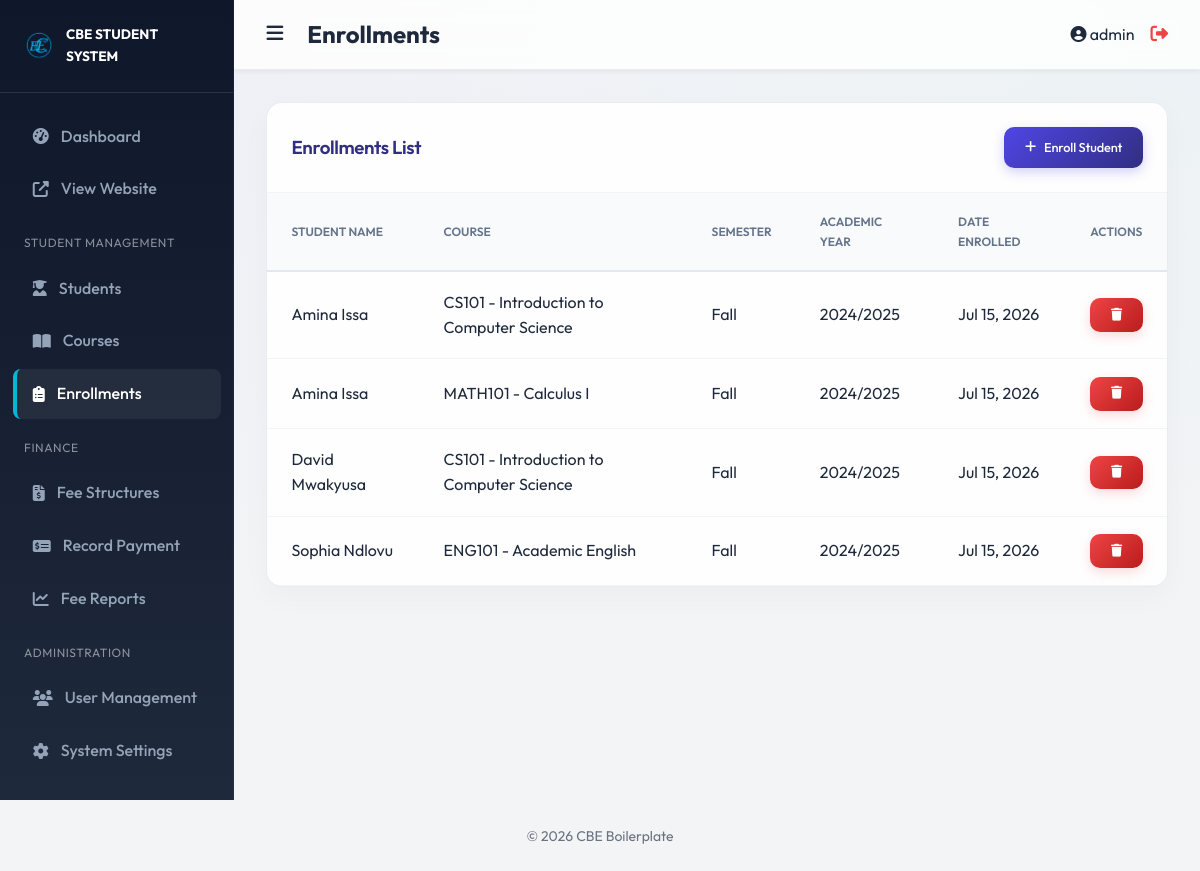
Page /modules/enrollments/list.php (signed in) on the committed database.
### tables this page shows
CREATE TABLE `enrollments` (
  `id` int(11) NOT NULL AUTO_INCREMENT,
  `student_id` int(11) NOT NULL,
  `course_id` int(11) NOT NULL,
  `semester` varchar(50) NOT NULL,
  `academic_year` varchar(20) NOT NULL,
  `enrollment_date` timestamp NOT NULL DEFAULT current_timestamp(),
  PRIMARY KEY (`id`),
  KEY `student_id` (`student_id`),
  KEY `course_id` (`course_id`),
  CONSTRAINT `enrollments_ibfk_1` FOREIGN KEY (`student_id`) REFERENCES `students` (`id`) ON DELETE CASCADE,
  CONSTRAINT `enrollments_ibfk_2` FOREIGN KEY (`course_id`) REFERENCES `courses` (`id`) ON DELETE CASCADE
);

CREATE TABLE `students` (
  `id` int(11) NOT NULL AUTO_INCREMENT,
  `user_id` int(11) DEFAULT NULL,
  `first_name` varchar(100) NOT NULL,
  `last_name` varchar(100) NOT NULL,
  `email` varchar(100) DEFAULT NULL,
  `phone` varchar(50) DEFAULT NULL,
  `date_of_birth` date DEFAULT NULL,
  `enrollment_date` date NOT NULL,
  `status` enum('active','suspended','graduated') DEFAULT 'active',
  `created_at` timestamp NOT NULL DEFAULT current_timestamp(),
  PRIMARY KEY (`id`),
  KEY `user_id` (`user_id`),
  CONSTRAINT `students_ibfk_1` FOREIGN KEY (`user_id`) REFERENCES `users` (`id`) ON DELETE SET NULL
);

CREATE TABLE `courses` (
  `id` int(11) NOT NULL AUTO_INCREMENT,
  `course_code` varchar(20) NOT NULL,
  `course_name` varchar(255) NOT NULL,
  `description` text DEFAULT NULL,
  `credits` int(11) DEFAULT 0,
  `created_at` timestamp NOT NULL DEFAULT current_timestamp(),
  PRIMARY KEY (`id`),
  UNIQUE KEY `course_code` (`course_code`)
);

### config/database.php (called while the page is built, shortened)
<?php
$host = 'localhost';
$db = 'school_db';
$user = 'root';
$pass = '';
$charset = 'utf8mb4';
$dsn = "mysql:host=$host;dbname=$db;charset=$charset";
$options = [
     PDO::ATTR_ERRMODE => PDO::ERRMODE_EXCEPTION,
     PDO::ATTR_DEFAULT_FETCH_MODE => PDO::FETCH_ASSOC,
     PDO::ATTR_EMULATE_PREPARES => false,
];
try {
     $pdo = new PDO($dsn, $user, $pass, $options);
} catch (\PDOException $e) {
     throw new \PDOException($e->getMessage(), (int) $e->getCode());
}
require_once __DIR__ . '/../includes/classes/Enrollment.php';
$enrollmentObj = new Enrollment($pdo);

### includes/classes/Enrollment.php (called while the page is built, shortened)
<?php
class Enrollment {
    private $pdo;
    public function __construct($pdo) {
        $this->pdo = $pdo;
    }
    public function getAll() {
        $sql = "SELECT e.*, s.first_name, s.last_name, c.course_name, c.course_code
                FROM enrollments e
                JOIN students s ON e.student_id = s.id
                JOIN courses c ON e.course_id = c.id
                ORDER BY e.enrollment_date DESC";
        $stmt = $this->pdo->query($sql);
        return $stmt->fetchAll();
    }
}

### public/modules/enrollments/list.php (the view, shortened to what this page needs)
<?php
include __DIR__ . '/../../../includes/header.php';
$enrollments = $enrollmentObj->getAll();
?>
<div class="card">
    <div class="card-header">
        <div style="display: flex; gap: 1rem; align-items: center; flex-wrap: wrap;">
            <h3>Enrollments List</h3>
        </div>
        <a href="add.php" class="btn btn-primary btn-sm" style="width: auto; margin-left: auto;"><i
                class="fas fa-plus"></i> Enroll Student</a>
    </div>
    <div class="table-responsive">
        <table>
            <thead>
                <tr>
                    <th>Student Name</th>
                    <th>Course</th>
                    <th>Semester</th>
                    <th>Academic Year</th>
                    <th>Date Enrolled</th>
                    <th>Actions</th>
                </tr>
            </thead>
            <tbody>
                <?php foreach ($enrollments as $e): ?>
                    <tr>
                        <td>
                            <a href="../students/view.php?id=<?php echo $e['student_id']; ?>">
                                <?php echo htmlspecialchars($e['first_name'] . ' ' . $e['last_name']); ?>
                            </a>
                        </td>
                        <td><?php echo htmlspecialchars($e['course_code'] . ' - ' . $e['course_name']); ?></td>
                        <td><?php echo htmlspecialchars($e['semester']); ?></td>
                        <td><?php echo htmlspecialchars($e['academic_year']); ?></td>
                        <td><?php echo date('M d, Y', strtotime($e['enrollment_date'])); ?></td>
                        <td>
                            <form method="POST" style="display:inline;" onsubmit="return confirm('Remove this enrollment?');">
                                <button type="submit" class="btn btn-danger btn-sm"><i class="fas fa-trash"></i></button>
                            </form>
                        </td>
                    </tr>
                <?php endforeach; ?>
            </tbody>
        </table>
    </div>
</div>
<?php include __DIR__ . '/../../../includes/footer.php'; ?>

### public/assets/css/main.css (style rules this page uses)
* { box-sizing: border-box; margin: 0; padding: 0; }
body { font-family: var(--font_family); background-color: var(--background); color: var(--text); line-height: 1.6; }
a { text-decoration: none; color: inherit; }
.btn { display: inline-block; padding: 0.75rem 1.5rem; border-radius: 6px; border: none; cursor: pointer; font-weight: 600; transition: all 0.3s ease; }
.btn-primary { background-color: var(--primary); color: white; width: 100%; }
.card { background: white; border-radius: 12px; box-shadow: 0 4px 6px rgba(0, 0, 0, 0.02); overflow: hidden; }
.card-header { padding: 1.5rem; border-bottom: 1px solid #f3f4f6; display: flex; justify-content: space-between; align-items: center; }
.table-responsive { overflow-x: auto; }
table { width: 100%; border-collapse: collapse; }
th { text-align: left; padding: 1rem 1.5rem; background: #f9fafb; font-size: 0.75rem; text-transform: uppercase; color: #6b7280; }
td { padding: 1rem 1.5rem; border-bottom: 1px solid #f3f4f6; }
.btn-sm { padding: 0.4rem 0.8rem; font-size: 0.8rem; }
.btn-danger { background-color: #ef4444; color: white; }
html { scroll-behavior: smooth; }
:root { --glass-bg: rgba(255, 255, 255, 0.7); --glass-border: rgba(255, 255, 255, 0.4); --glass-shadow: 0 8px 32px 0 rgba(31, 38, 135, 0.07); }
.card, .stat-card { border: none; border-radius: 16px; box-shadow: 0 4px 20px rgba(0,0,0,0.05); transition: transform 0.2s, box-shadow 0.2s; }
table th { background: #f8fafc; border-bottom: 2px solid #e2e8f0; color: #475569; }
body { background-image: radial-gradient(at 0% 0%, rgba(79, 70, 229, 0.03) 0px, transparent 50%), radial-gradient(at 100% 0%, rgba(6, 182, 212, 0.03) 0px, transparent 50%); background-attachment: fixed; }
.card { background: rgba(255, 255, 255, 0.9); border: 1px solid rgba(226, 232, 240, 0.8); backdrop-filter: blur(8px); box-shadow: 0 10px 30px rgba(0, 0, 0, 0.03); margin-bottom: 2rem; }
.card-header h3 { font-weight: 600; letter-spacing: -0.02em; color: var(--secondary); }
table th { font-weight: 600; color: #64748b; border-bottom: 2px solid #e2e8f0; padding: 1.2rem 1.5rem !important; }
table td { padding: 1.1rem 1.5rem !important; vertical-align: middle; }
table tr { transition: background-color 0.2s ease; }
.btn { border-radius: 10px; display: inline-flex; align-items: center; justify-content: center; gap: 0.5rem; font-weight: 500; letter-spacing: -0.01em; padding: 0.65rem 1.3rem; }
.btn-primary { background: linear-gradient(135deg, var(--primary) 0%, var(--secondary) 100%) !important; color: white; box-shadow: 0 4px 12px rgba(79, 70, 229, 0.25); }
.btn-danger { background: linear-gradient(135deg, #ef4444 0%, #b91c1c 100%) !important; box-shadow: 0 4px 12px rgba(239, 68, 68, 0.2); }

### rows in the picture
enrollments: student.last_name "Amina Issa", course.course_name "CS101 - Introduction to Computer Science", semester "Fall", academic_year "2024/2025", enrollment_date "Jul 15, 2026"
enrollments: student.last_name "Amina Issa", course.course_name "MATH101 - Calculus I", semester "Fall", academic_year "2024/2025", enrollment_date "Jul 15, 2026"
enrollments: student.last_name "David Mwakyusa", course.course_name "CS101 - Introduction to Computer Science", semester "Fall", academic_year "2024/2025", enrollment_date "Jul 15, 2026"
enrollments: student.last_name "Sophia Ndlovu", course.course_name "ENG101 - Academic English", semester "Fall", academic_year "2024/2025", enrollment_date "Jul 15, 2026"

### other values in the picture
get_setting('system_name', 'CBE SYSTEM') "CBE STUDENT SYSTEM"
$page_title "Enrollments"
$_SESSION['username'] "admin"
get_setting('footer_text', '© 2026 CBE Boilerplate') "© 2026 CBE Boilerplate"
